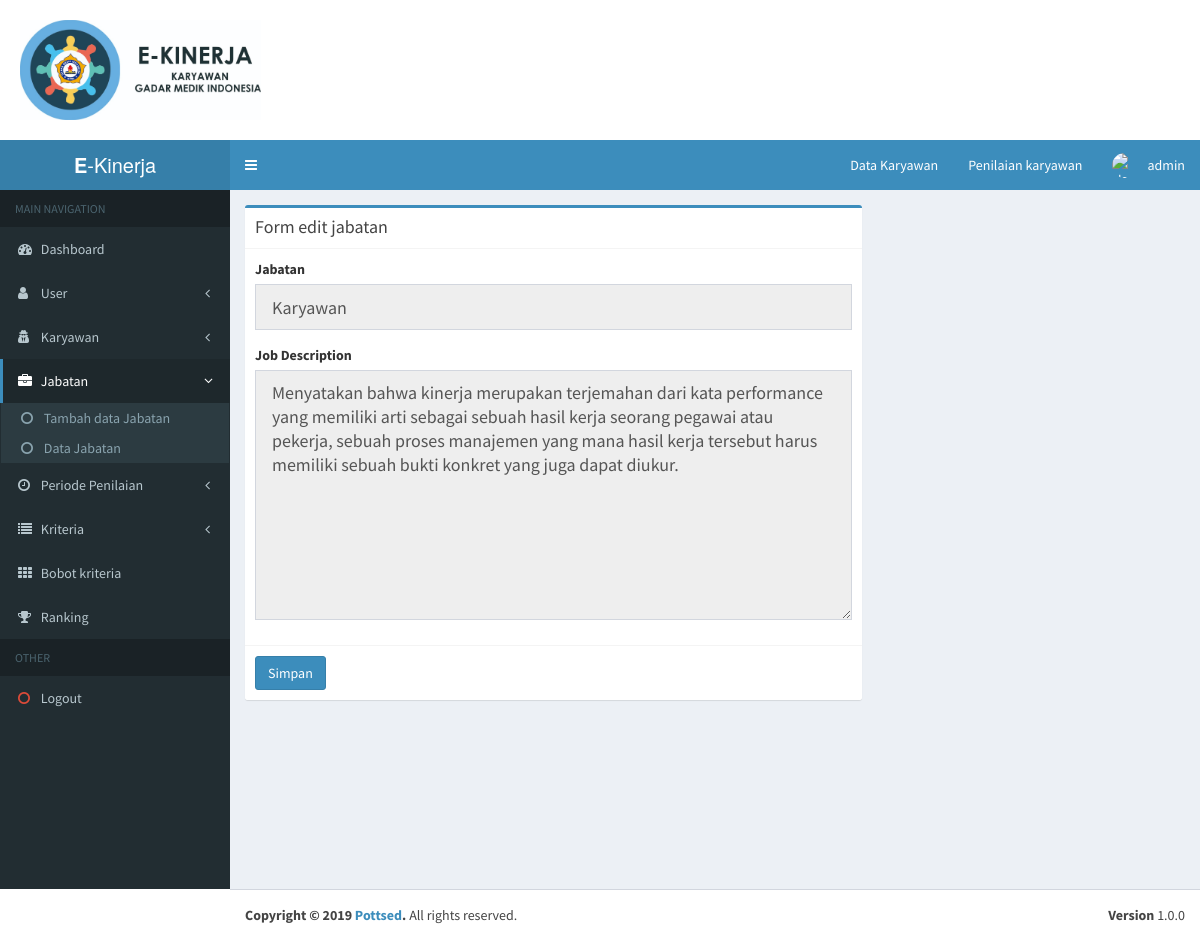
The page /index.php?p=jabatan&act=edit&id=1&n (signed in) on the database its author committed.
### tables this page shows
CREATE TABLE `jabatan` (
  `id` int(30) NOT NULL,
  `nama_jabatan` varchar(40) NOT NULL,
  `job_desc` text NOT NULL
);

### page/jabatan/edit.php (the view, shortened to what this page needs)
<?php
$edit=mysqli_query($con,"SELECT * from jabatan where id = '".$_GET['id']."'");
$r=mysqli_fetch_array($edit);
 ?>
<div class="row">
    <div class="col-md-8">
      <div class="box box-primary">
        <div class="box-header with-border">
          <h3 class="box-title">Form edit jabatan</h3>
        </div>
        <form role="form" method="post">
          <div class="box-body">
            <div class="form-group">
              <label for="exampleInputEmail1">Jabatan</label>
              <input type="text" name="NJ" value="<?php echo $r['nama_jabatan']; ?>" class="form-control input-lg"  <?php if (isset($_GET['n'])) {echo "readonly";} ?>>
            </div>
            <div class="form-group">
              <label for="exampleInputEmail1">Job Description</label>
              <textarea name="JD" placeholder="Masukan Job Description" class="form-control input-lg" id="textarea" <?php if (isset($_GET['n'])) {echo "readonly";} ?> ><?=$r['job_desc']?></textarea>
            </div>
          </div>
          <div class="box-footer">
            <button type="submit" class="btn btn-primary" name="simpan">Simpan</button>
          </div>
        </form>
      </div>
    </div>
  </div>

### page/jabatan/edit.php (style rules this page uses)
#textarea { height: 250px; }

### rows shown on the page
jabatan: NJ "Karyawan", JD "Menyatakan bahwa kinerja merupakan terjemahan dari kata performance yang memiliki arti sebagai sebuah hasil kerja seorang pegawai atau pekerja, sebuah proses manajemen yang mana hasil kerja tersebut harus memiliki sebuah bukti konkret yang juga dapat diukur."

### other values the page prints
$_SESSION['name'] "admin"
